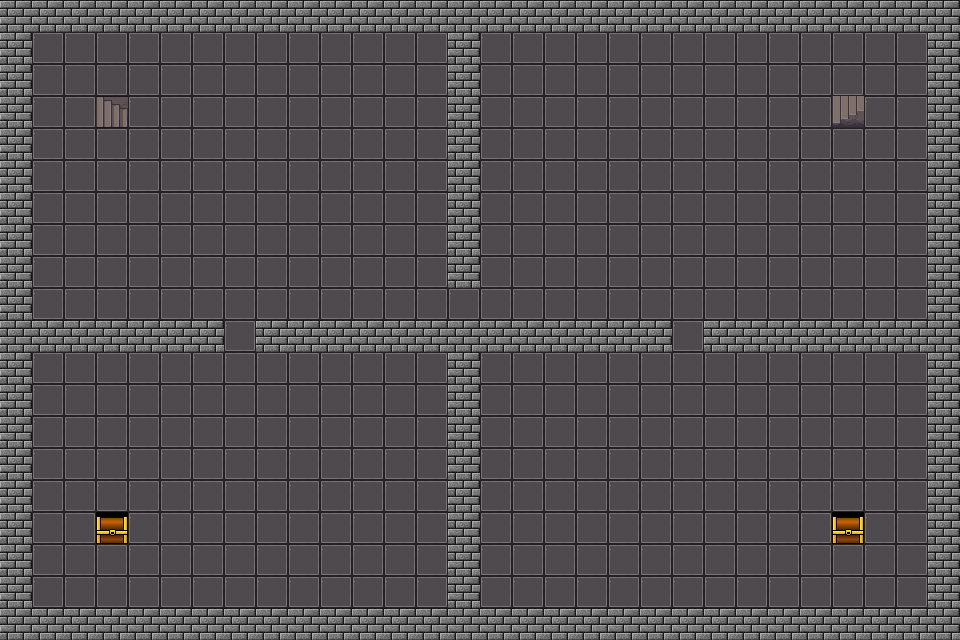

A level layout from a 2D game, rendered from its tile map. Below: a short description, then the map file with tile-grid data replaced by summaries:
An orthogonal 30x20 tile map with 32x32 px tiles, 1 tile layer (Wall), 4 tilesets and 2 objects (start, end).

<map version="1.0" orientation="orthogonal" width="30" height="20" tilewidth="32" tileheight="32">
 <tileset firstgid="1" name="dungeon_ground" tilewidth="32" tileheight="32">
  <image source="tilesets/dungeon_ground.png" width="512" height="512" />
 </tileset>
 <tileset firstgid="257" name="32x32_ortho_dungeon_tile_Denzi110515-1" tilewidth="32" tileheight="32">
  <image source="tilesets/32x32_ortho_dungeon_tile_Denzi110515-1.png" width="256" height="592" />
  <tile id="25">
   <properties>
    <property name="blocked" value="true" />
   </properties>
  </tile>
 </tileset>
 <tileset firstgid="401" name="32x32_enhanced_chest_by_enhancedstar-d5lvo9l" tilewidth="32" tileheight="32">
  <image source="tilesets/32x32_enhanced_chest_by_enhancedstar-d5lvo9l.png" width="384" height="256" />
  <tile id="50">
   <properties>
    <property name="chest" value="true" />
   </properties>
  </tile>
 </tileset>
 <tileset firstgid="497" name="terrain" tilewidth="32" tileheight="32">
  <image source="tilesets/terrain.png" width="1024" height="1024" />
 </tileset>
 <layer name="Wall" width="30" height="20">
  <data>[600 cells, 600 non-empty, 5 distinct tile ids]</data>
 </layer>
 <objectgroup name="stairs" width="30" height="20">
  <object name="start" x="96" y="96" width="32" height="32" />
  <object name="end" x="832" y="96" width="32" height="32" />
 </objectgroup>
</map>
